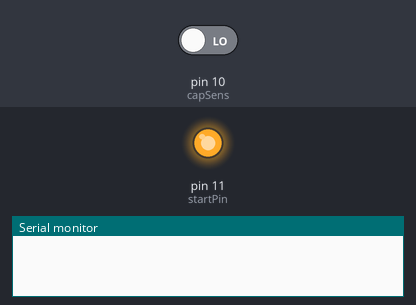
This sketch was run on a simulated Arduino Uno, built for the host (arithmetic inside an expression is 32-bit, double 64-bit). Parts: output pins drawn as LEDs (lit = HIGH), the last lines printed to the serial monitor. The inputs (shaded band) are chosen by the test bench; at power-on: pin 10 (capSens) LOW.

Above: at 0.5 s.
At 3.5 s:
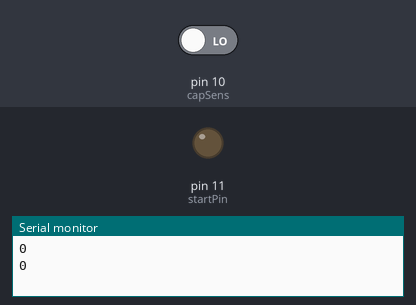
Timing chart, 0 to 7.8 s (numbered marks = the images above):
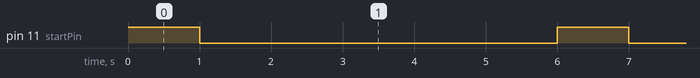

The sketch:

Capcitor_Ohm_Meter.ino
```cpp
//calulations for how much resistance something has using a capacitor
//  tau = F*Ohms
//  tau/F = Ohms
#define capSens 10
#define startPin 11
#define uF 100
unsigned long tau;
unsigned long ohm;
void setup() {
  Serial.begin(115200);
  pinMode(capSens, INPUT_PULLDOWN);
  pinMode(startPin, OUTPUT);

}

void loop() {
   digitalWrite(startPin, HIGH);
   tau = pulseIn(capSens,HIGH);
   digitalWrite(startPin,LOW);
   Serial.println(tau);
   ohm = tau / uF;
   Serial.println(ohm);
   delay(5000);


}
```

Measured:
- by itself, pin 11 (startPin): alternates HIGH for 1.0 s and LOW for 5.0 s
